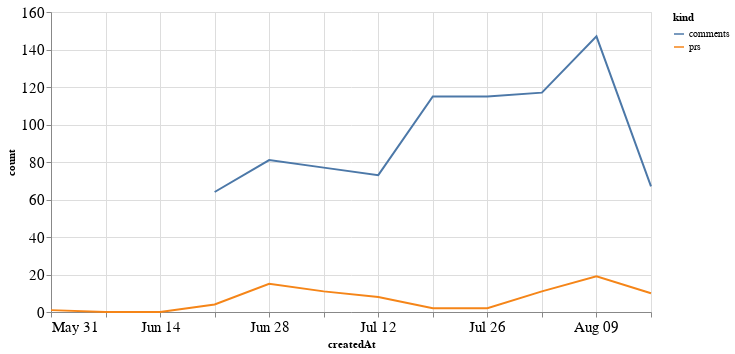

Notebook code cell kept with this figure:
### Code cell
alt.Chart(total_time, width=600).mark_line().encode(
    x='createdAt',
    y='count',
    color='kind'
)

### Figure 1 — Vega-Lite specification as saved in the notebook (floating-point values rounded to 4 significant figures)
{"config": {"axisLeft": {"labelFontSize": 15}, "axisBottom": {"labelFontSize": 15}}, "data": {"name": "data-9d6d2fc3c13bc626a784a8f47cb8012b"}, "mark": "line", "encoding": {"color": {"type": "nominal", "field": "kind"}, "x": {"type": "temporal", "field": "createdAt"}, "y": {"type": "quantitative", "field": "count"}}, "width": 600, "$schema": "https://vega.github.io/schema/vega-lite/v4.8.1.json", "datasets": {"data-9d6d2fc3c13bc626a784a8f47cb8012b": [{"createdAt": "2020-05-31T00:00:00", "kind": "prs", "count": 1.0}, {"createdAt": "2020-06-07T00:00:00", "kind": "prs", "count": 0.0}, {"createdAt": "2020-06-14T00:00:00", "kind": "prs", "count": 0.0}, {"createdAt": "2020-06-21T00:00:00", "kind": "prs", "count": 4.0}, {"createdAt": "2020-06-28T00:00:00", "kind": "prs", "count": 15.0}, {"createdAt": "2020-07-05T00:00:00", "kind": "prs", "count": 11.0}, {"createdAt": "2020-07-12T00:00:00", "kind": "prs", "count": 8.0}, {"createdAt": "2020-07-19T00:00:00", "kind": "prs", "count": 2.0}, {"createdAt": "2020-07-26T00:00:00", "kind": "prs", "count": 2.0}, {"createdAt": "2020-08-02T00:00:00", "kind": "prs", "count": 11.0}, {"createdAt": "2020-08-09T00:00:00", "kind": "prs", "count": 19.0}, {"createdAt": "2020-08-16T00:00:00", "kind": "prs", "count": 10.0}, {"createdAt": "2020-05-31T00:00:00", "kind": "comments", "count": null}, {"createdAt": "2020-06-07T00:00:00", "kind": "comments", "count": null}, {"createdAt": "2020-06-14T00:00:00", "kind": "comments", "count": null}, {"createdAt": "2020-06-21T00:00:00", "kind": "comments", "count": 64.0}, {"createdAt": "2020-06-28T00:00:00", "kind": "comments", "count": 81.0}, {"createdAt": "2020-07-05T00:00:00", "kind": "comments", "count": 77.0}, {"createdAt": "2020-07-12T00:00:00", "kind": "comments", "count": 73.0}, {"createdAt": "2020-07-19T00:00:00", "kind": "comments", "count": 115.0}, {"createdAt": "2020-07-26T00:00:00", "kind": "comments", "count": 115.0}, {"createdAt": "2020-08-02T00:00:00", "kind": "comments", "count": 117.0}, {"createdAt": "2020-08-09T00:00:00", "kind": "comments", "count": 147.0}, {"createdAt": "2020-08-16T00:00:00", "kind": "comments", "count": 67.0}]}}
